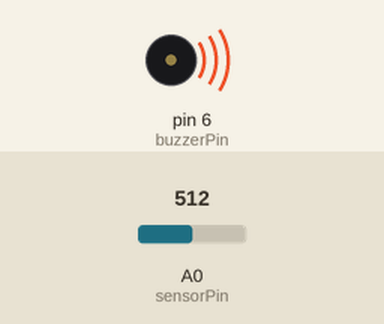
This sketch was run on a simulated Arduino Uno, built with avr-gcc and run on an emulated ATmega328P. On the bench: buzzer (waves = sounding, pin HIGH). The inputs (shaded band) are chosen by the test bench; at power-on: A0 (sensorPin) = 512.

Above: at 1.2 s.
1.3 s: A0 (sensorPin) set to 488
At 2.2 s:
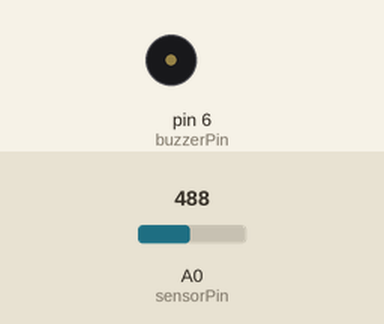
2.8 s: A0 (sensorPin) set to 510
At 3.4 s:
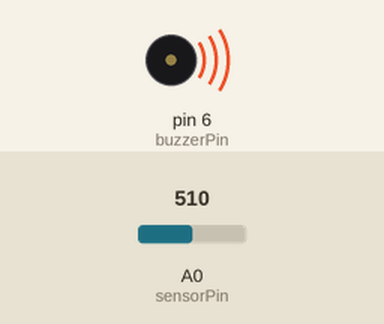
4.3 s: A0 (sensorPin) set to 490
At 5.7 s:
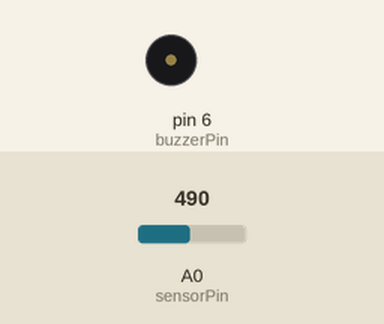
Timing chart, 0 to 7.3 s (numbered marks = the images above; inputs shaded):
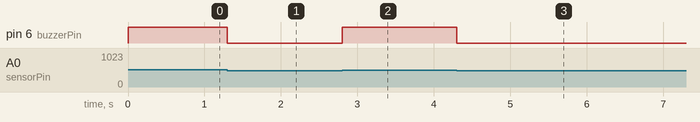

The sketch:

MainCode.ino
```cpp
int sensorPin = A0;
int buzzerPin = 6;
int threshold = 500;

void setup() {
pinMode(sensorPin, INPUT);
pinMode(buzzerPin, OUTPUT);
}

void loop() {
  int moisture = analogRead(sensorPin);
  if (moisture > threshold)
  {
    digitalWrite(buzzerPin, HIGH);
  }
  else
  {
    digitalWrite (buzzerPin, LOW);
  }
}
```

Measured:
- the behaviour switches between 501 and 500 on A0 (sensorPin) (found by bisection; images 0 and 1)
- after the input at 1.3 s, pin 6 (buzzerPin): HIGH → LOW at once
- after the input at 2.8 s, pin 6 (buzzerPin): LOW → HIGH at once
- after the input at 4.3 s, pin 6 (buzzerPin): HIGH → LOW at once
